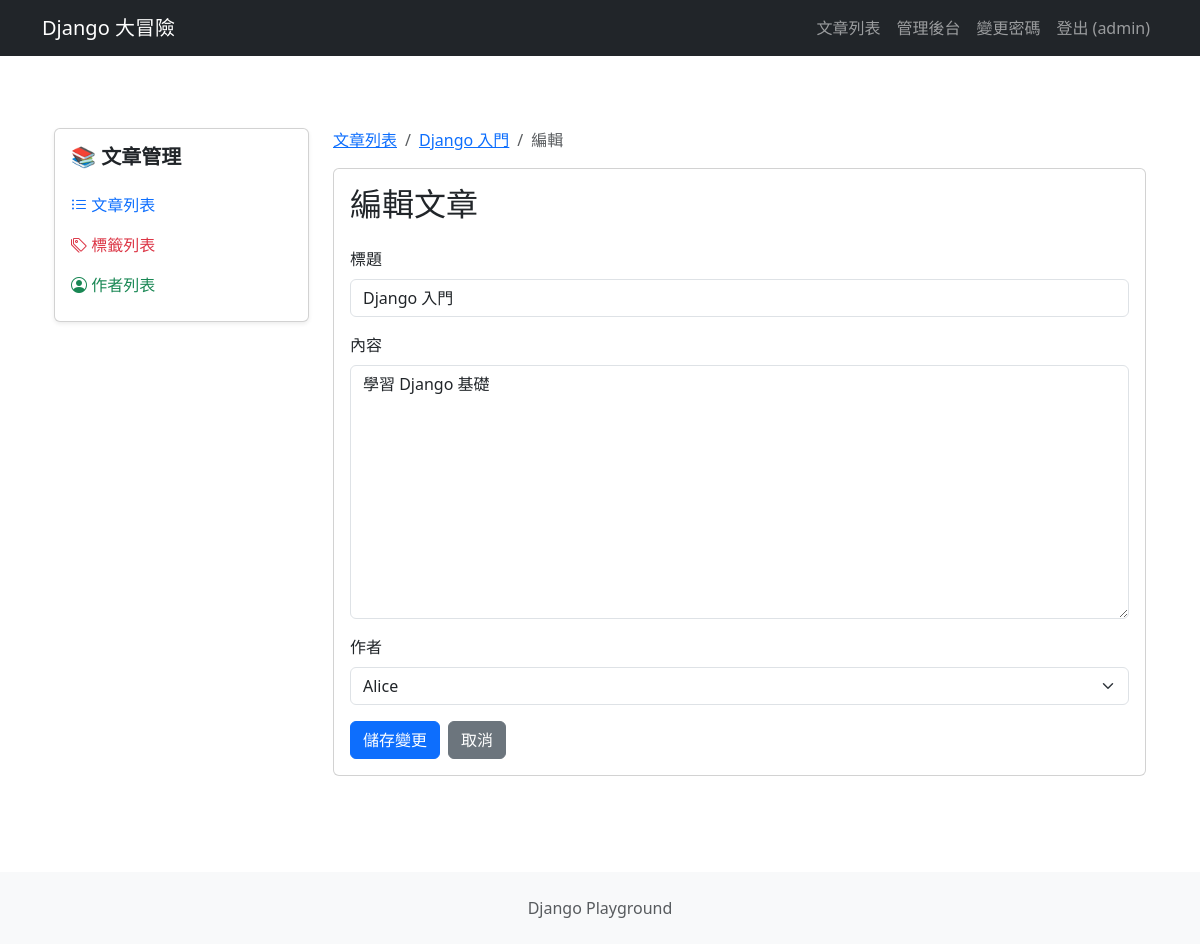
Screenshot of /blog/articles/4/edit/ (signed in) with the database file from the repository.
### apps/blog/models.py (models this page shows, shortened)
class Article(models.Model):
    title = models.CharField(max_length=200)
    content = models.TextField()
    created_at = models.DateTimeField(auto_now_add=True)
    updated_at = models.DateTimeField(auto_now=True)
    is_published = models.BooleanField(default=False)
    author = models.ForeignKey(
        Author,  # 關聯到 Author 模型
        on_delete=models.CASCADE,
        related_name="articles",
        null=True,
        blank=True,
    )
    tags = models.ManyToManyField(
        Tag,  # 關聯到 Tag 模型
        related_name="articles",
        blank=True,
    )

### apps/blog/views.py (the view)
# urls.py: path("articles/<int:id>/edit/", views.article_edit, name="article_edit"),
@permission_required("blog.change_article", raise_exception=True)
def article_edit(request, id):
    article = get_object_or_404(Article, id=id)
    form = ArticleForm(request.POST or None, instance=article)
    if form.is_valid():
        article = form.save()
        messages.success(request, f"文章「{article.title}」已成功更新。")
        return redirect("blog:article_detail", id=article.id)
    return render(request, "blog/article_edit.html", {"form": form, "article": article})

### apps/blog/forms.py (shortened to what this page needs)
class ArticleForm(forms.ModelForm):
    class Meta:
        model = Article
        fields = ["title", "content", "author"]
        labels = {
            "title": "標題",
            "content": "內容",
            "author": "作者",
        }
        error_messages = {
            "title": {
                "required": "標題不能空白",
                "max_length": "標題最多 %(limit_value)d 字元",
            },
            "content": {
                "required": "內容不能空白",
            },
        }
        widgets = {
            "content": forms.Textarea(attrs={"rows": 10}),
        }

### apps/blog/models.py (called while the page is built)
    def __str__(self):
        return self.name

### apps/blog/templates/blog/article_edit.html (shortened to what this page needs)
{% extends "blog/base.html" %}
{% load django_bootstrap5 %}
{% block blog_content %}
  <nav aria-label="breadcrumb" class="d-none d-md-block mb-3">
    <ol class="breadcrumb">
      <li class="breadcrumb-item">
        <a href="{% url 'blog:article_list' %}">文章列表</a>
      </li>
      <li class="breadcrumb-item">
        <a href="{% url 'blog:article_detail' id=article.id %}">{{ article.title }}</a>
      </li>
      <li class="breadcrumb-item active">
        編輯
      </li>
    </ol>
  </nav>
  <div class="card">
    <div class="card-body">
      <h2 class="card-title mb-4">
        編輯文章
      </h2>
      {% url 'blog:article_detail' id=article.id as cancel_url %}
      {% include "blog/components/article_form.html" with submit_text="儲存變更" show_reset=False %}
    </div>
  </div>
{% endblock blog_content %}

### templates/base.html (shortened to what this page needs)
{% load django_bootstrap5 %}
<!DOCTYPE html>
<html lang="zh-Hant">
  <head>
    {% bootstrap_css %}
    <link rel="stylesheet"
          href="https://cdn.jsdelivr.net/npm/bootstrap-icons@1.11.0/font/bootstrap-icons.css" />
  </head>
  <body>
    <nav class="navbar navbar-expand-lg navbar-dark bg-dark">
      <div class="container">
        <span class="navbar-brand">Django 大冒險</span>
        <div class="collapse navbar-collapse" id="navbarNav">
          <ul class="navbar-nav ms-auto">
            <li class="nav-item">
              <a class="nav-link" href="{% url 'blog:article_list' %}">文章列表</a>
            </li>
            <li class="nav-item">
              <a class="nav-link" href="{% url 'admin:index' %}">管理後台</a>
            </li>
            <li class="nav-item">
              <a class="nav-link" href="{% url 'auth:password_change' %}">變更密碼</a>
            </li>
            {% if user.is_authenticated %}
              <li class="nav-item">
                <form method="post" action="{% url 'auth:logout' %}" class="d-inline">
                  <button type="submit" class="nav-link btn btn-link">登出 ({{ user.username }})</button>
                </form>
              </li>
            {% endif %}
          </ul>
        </div>
      </div>
    </nav>
    <main class="container my-4">
      {% block content %}
      {% endblock content %}
    </main>
    <footer class="bg-light py-4 mt-5">
      <div class="container text-center">
        <p class="text-muted mb-0">Django Playground</p>
      </div>
    </footer>
  </body>
</html>

### apps/blog/templates/blog/components/article_form.html (shortened to what this page needs)
{% load django_bootstrap5 %}
<form method="post">
  {% bootstrap_field form.title addon_before='<i class="bi bi-pencil"></i>' placeholder="請輸入標題..." %}
  {% bootstrap_field form.content addon_before='<i class="bi bi-file-text"></i>' rows=10 %}
  {% bootstrap_field form.author addon_before='<i class="bi bi-person"></i>' %}
  <div class="d-flex gap-2 mt-3">
    {% bootstrap_button button_type="submit" content=submit_text %}
    {% bootstrap_button button_type="link" href=cancel_url content="取消" button_class="btn-secondary" %}
  </div>
</form>

### rows the page displays
Article: title "Django 入門", content "學習 Django 基礎", author "Alice"

### other values shown
{{ user.username }} "admin"
